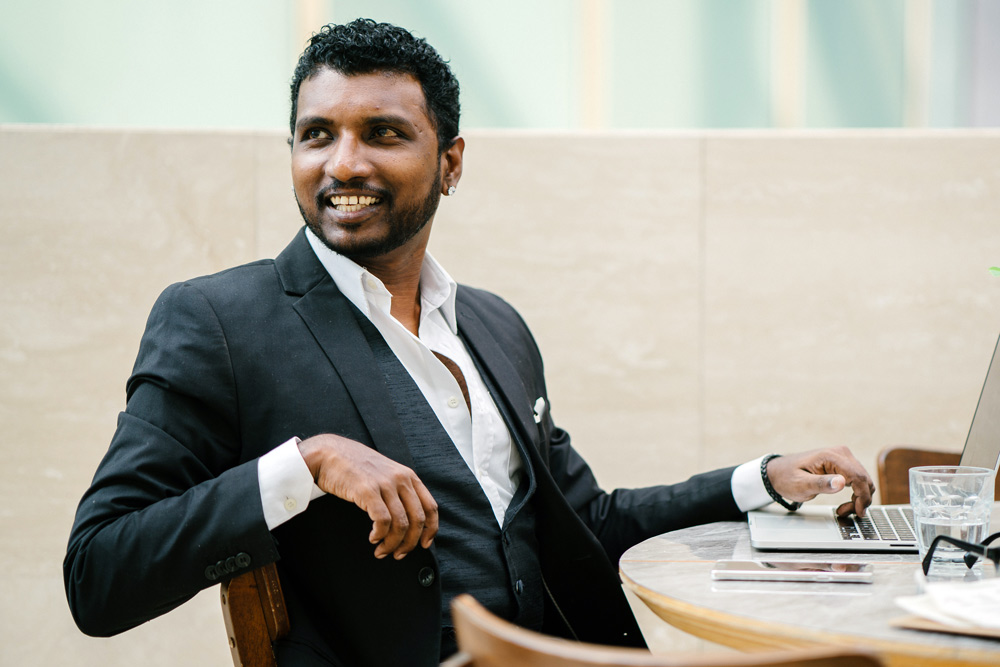
#> input picture data/stockphoto.jpg, 1000 x 667 px
$ python blurring.py
#> lines starting #> are read from the running program, lines starting #| are printed output that depends on the picture
#blurring images can help with dealing with noise
#we know that anytime we are working with images or just data in general there will be a lot of noise
# There are four different functions for blurring
#blur(), GaussianBlur(), medianBlur(), bilateralFilter()

#everytime you are blurring an image think about averages
#when blurring, you are replacing each pixel with the average of all the pixels around it
#so again, replacing each pixel with the average of all the pixels in the neighborhood around it
#the way you find the average and what you define as the neighborhood around that given pixel will depend on that specific blurring

import os
import cv2

#read the photo
img = cv2.imread(os.path.join('.', 'data', 'stockphoto.jpg'))
#> img is the input picture: shape (667, 1000, 3); mean B, G, R 155.1, 164.8, 166.9

#we can know define the size of the neighborhood
#now actually do the blurring
#first parameter is the image that we are blurring
#second parameter is the dimensions of the neighborhood that we are using to blur
#the higher these dimensions are, the stronger the blur
# we need to save this blurred image in a new variable
#note that this blurs the entire image
#Note that this is/ is called the classical blur
img_blur = cv2.blur(img, (30,30))
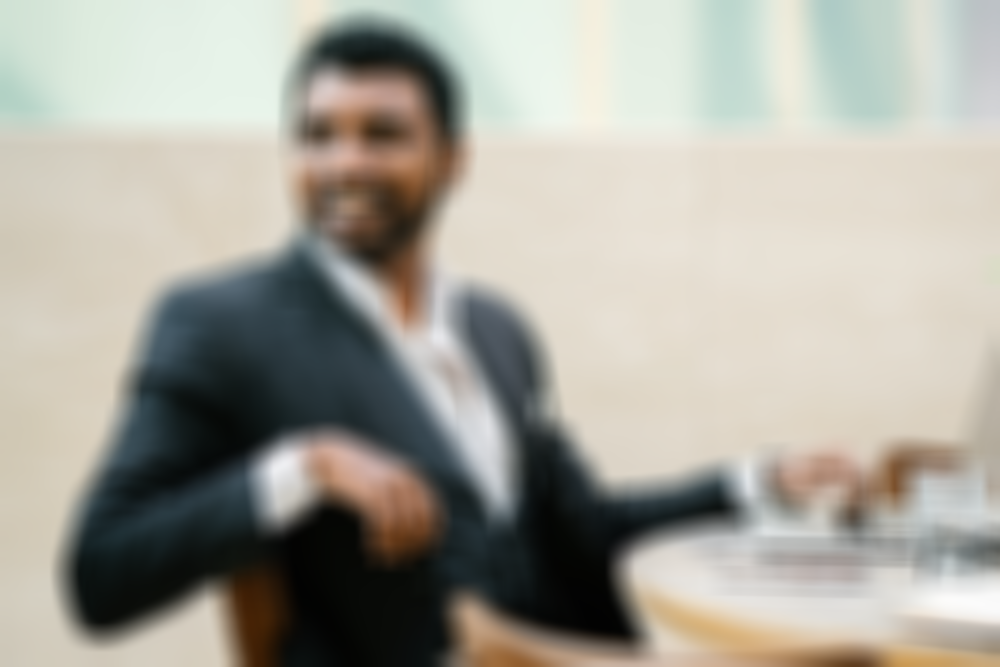
#> img_blur: shape (667, 1000, 3); mean B, G, R 155.2, 164.9, 167
cv2.imshow('img_blur', img_blur)


#Gaussian Blur
#again the first field is the image, secon field is the neighborhood
#third field is the sigmaX, which I believe controls how much blurring is happening
img_gaus_blur = cv2.GaussianBlur(img, (7, 7), 3)
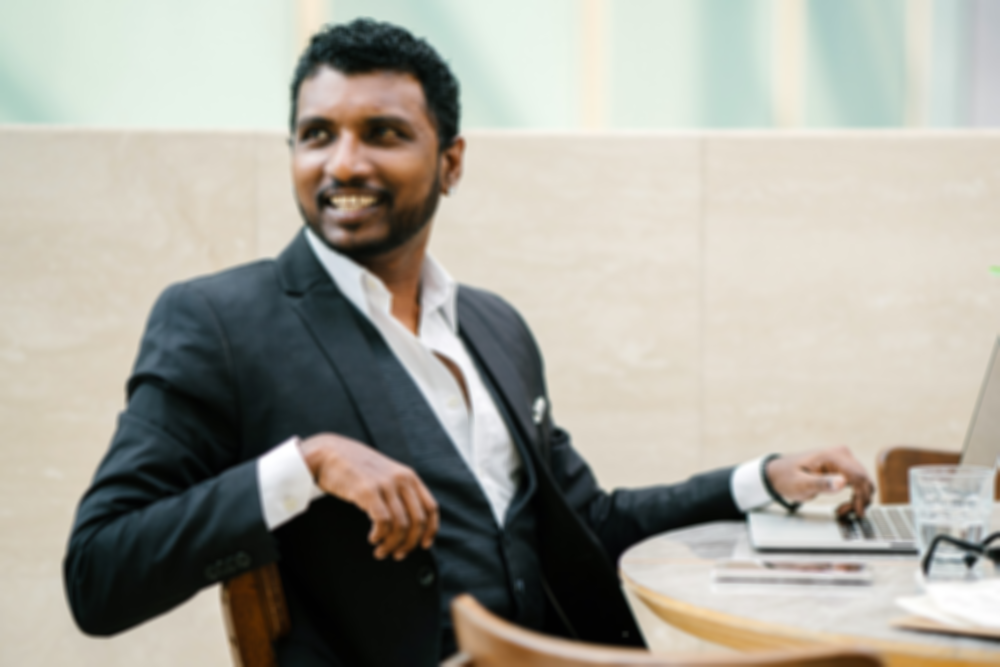
#> img_gaus_blur: shape (667, 1000, 3); mean B, G, R 155.1, 164.8, 166.9
cv2.imshow('gaus_blur', img_gaus_blur)

#now we have Median Blurring
#for this we have to define a clear neighborhood size first
#k size must be an odd integer
k_size = 21
#now we can set up the blurring
median_blur = cv2.medianBlur(img, k_size)
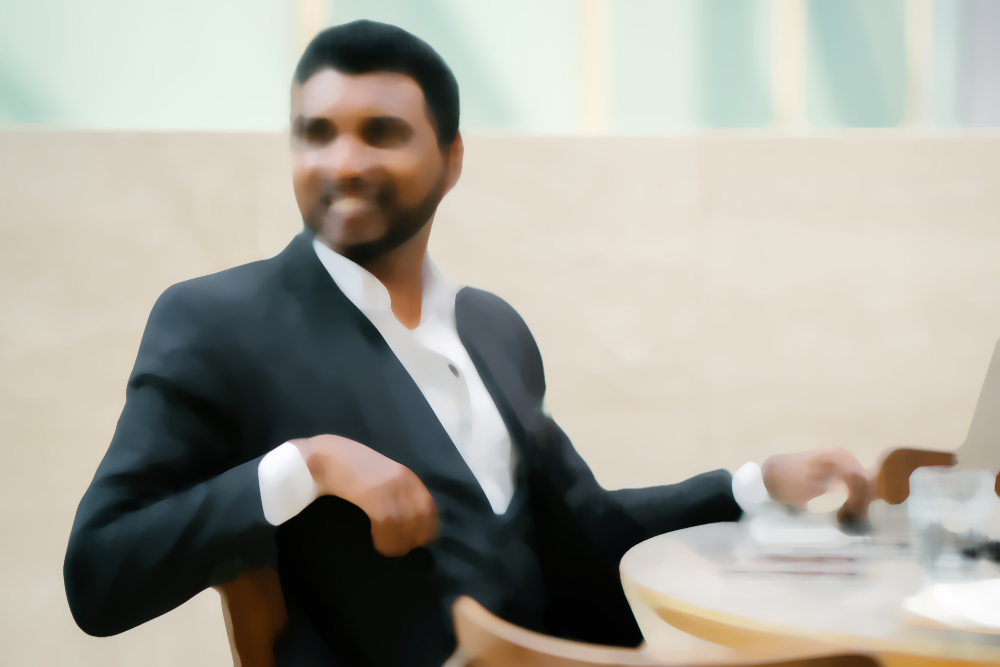
#> median_blur: shape (667, 1000, 3); mean B, G, R 155.8, 165.5, 167.7
cv2.imshow('median_blur', median_blur)

#denoising a noisy image
#we can use blurring to also denoisy images
img = cv2.imread(os.path.join('.', 'data', 'noisy.png'))
cv2.imshow('img', img)
#> (the run stopped early here; a loop or call above may not have finished)
